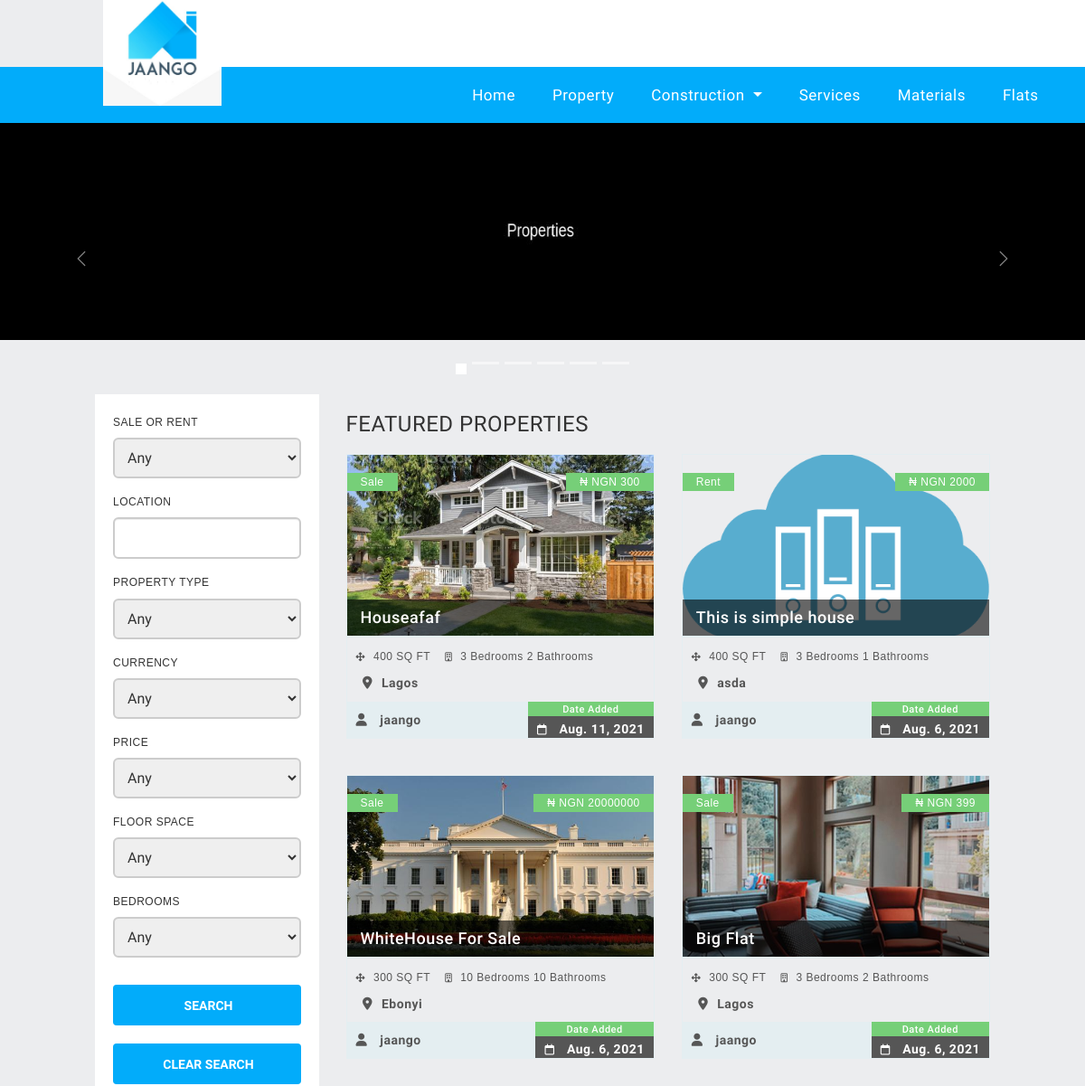
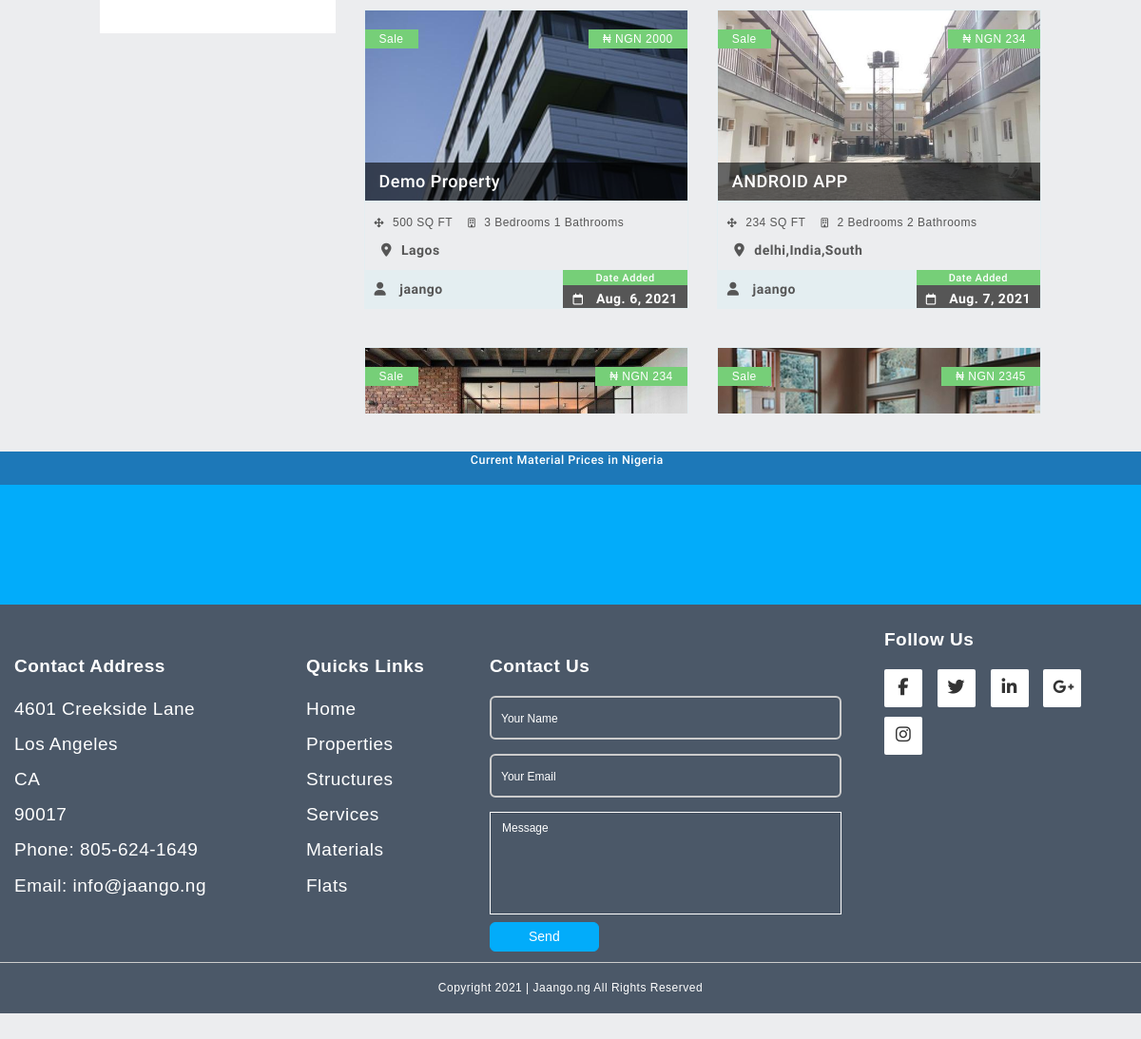
/property, run on the app's committed database (2 pictures, top to bottom).
### app/models.py (models this page shows, shortened)
class Property(models.Model):
    propertyChoices = [
        ("Concrete Structure","Concrete Structure"),
        ("Steel Structure","Steel Structure"),
        ("Home Stay","Home Stay"),
        ("Land","Land"),
        ("Flat","Flat"),
        ("House","House")
    ]
    subCategory = [
        ("Flat/House/Apartment","Flat/House/Apartment"),
        ("Trees Work","Trees Work"),
        ("Gardening","Gardening"),
        ("Public","Public"),
        ("Private","Private"),
        ("In Dispute","In Dispute"),
        ("Farm Land","Farm Land"),
        ("Non-Cultivated","Non-Cultivated"),
        ("Cultivated","Cultivated"),
        ("Partially Furnished","Partially Furnished"),
        ("Fully Furnished","Fully Furnished"),
    ]
    subCategory1 = [
        ("Flat/House/Apartment","Flat/House/Apartment")
    ]
    subCategory2 = [
        ("Trees Work","Trees Work"),
        ("Gardening","Gardening"),
    ]
    subCategory3 = [
        ("Public","Public"),
        ("Private","Private"),
    ]
    subCategory4 = [
       ("In Dispute","In Dispute"),
        ("Farm Land","Farm Land"),
        ("Non-Cultivated","Non-Cultivated"),
        ("Cultivated","Cultivated"),
    ]
    subCategory5 = [
       ("Partially Furnished","Partially Furnished"),
        ("Fully Furnished","Fully Furnished"),
    ]
    currency = [
        ("₦ NGN","₦ NGN"),
        ("$ USD","$ USD"),
        ("£ GBP","£ GBP"),
        ("€ EUR","€ EUR"),
    ]
    type= [
        ("Sale","Sale"),
        ("Rent","Rent")
    ]
    user = models.ForeignKey(User,on_delete=models.CASCADE)
    Type = models.CharField(max_length=20,choices=type)
    Title= models.CharField(default="",max_length=50)
    Description = models.CharField(default="",max_length=250)
    PropertyType = models.CharField(choices=propertyChoices,default="",max_length=50)
    SubCategory = models.CharField(default="",choices=subCategory,max_length=50)
    Location= models.CharField(default="",max_length=150)
    Address = models.CharField(default="",max_length=200)
    Size = models.IntegerField(default=0)
    Currency= models.CharField(default="",choices=currency,max_length=20)
    Price = models.IntegerField()
    PriceConditions = models.CharField(default="",max_length=150,null=True,blank=True)
    Deposit = models.IntegerField(null=True,blank=True)
    AgentCommision = models.IntegerField(null=True,blank=True)
    BuildYear = models.IntegerField(null=True,blank=True)
    Rooms = models.IntegerField(null=True,blank=True)
    Garages = models.IntegerField(null=True,blank=True)
    Bathroom = models.IntegerField(null=True,blank=True)
    CarSpaces = models.IntegerField(null=True,blank=True)
    FullyFurnished = models.BooleanField(blank=True,null=True)
    IndoorFeaturs = models.CharField(max_length=500,null=True,blank=True)
    OutdoorFeatures = models.CharField(max_length=500,null=True,blank=True)
    EcoFeatures = models.CharField(max_length=500,null=True,blank=True)
    OtherFeatures = models.CharField(max_length=500,null=True,blank=True)
    Date = models.DateField(default=timezone.now)
    image1 = models.FileField(upload_to="Images",null=True,blank=True)
    image1Verify = models.BooleanField(blank=True,null=True)

### app/views.py (the view, shortened to what this page needs)
# urls.py: path("property",views.property,name="property"),
def property(request):
    newList = []
    data = {}
    data["currency"] = currency
    data["ptype"] = pType
    data["fori"] = sale
    propertyData = Property.objects.all()
    data["property"] = propertyData
    return render(request, "property.html", data)

### Templates/property.html (shortened to what this page needs)
{% extends "base.html" %}
{% block corousal %}
<div id="carouselExampleIndicators" class="carousel slide coros" data-bs-ride="carousel">
  <div class="carousel-indicators">
    <button type="button" data-bs-target="#carouselExampleIndicators" data-bs-slide-to="0" class="active"
      aria-current="true" aria-label="Slide 1"></button>
    <button type="button" data-bs-target="#carouselExampleIndicators" data-bs-slide-to="1"
      aria-label="Slide 2"></button>
    <button type="button" data-bs-target="#carouselExampleIndicators" data-bs-slide-to="2"
      aria-label="Slide 3"></button>
    <button type="button" data-bs-target="#carouselExampleIndicators" data-bs-slide-to="3"
      aria-label="Slide 4"></button>
    <button type="button" data-bs-target="#carouselExampleIndicators" data-bs-slide-to="4"
      aria-label="Slide 5"></button>
    <button type="button" data-bs-target="#carouselExampleIndicators" data-bs-slide-to="5"
      aria-label="Slide 6"></button>
  </div>
  <div class="carousel-inner">
    <div class="carousel-item active">
      <img src="/static/assets/images/property2.jpg" class="d-block w-100" alt="image">
    </div>
  </div>
  <button class="carousel-control-prev" type="button" data-bs-target="#carouselExampleIndicators" data-bs-slide="prev">
    <span class="carousel-control-prev-icon" aria-hidden="true"></span>
  </button>
  <button class="carousel-control-next" type="button" data-bs-target="#carouselExampleIndicators" data-bs-slide="next">
    <span class="carousel-control-next-icon" aria-hidden="true"></span>
  </button>
</div>
{% endblock %}
{% block body %}
<div class="container-fluid content">
  <div class="row search-filter-row">
    <div class="col-md-4 col-lg-3 search-filters" style="background-color:rgb(243, 229, 229);">
      <form method="POST" action="/property">{% csrf_token %}
        <ul class="list-unstyled">
          <li>
            <h6>SALE OR RENT</h6>
            <select class="selectpicker" title="Any" id="lst-sale-or-rent" name="lst-sale-or-rent">
              {% for i in fori %}
              <option value="" style="display: none;">Any</option>
              {% endfor %}
            </select>
          </li>
          <li>
            <h6>LOCATION</h6>
            <input type="text" class="selectpicker form-control location-input" id="lst-city" name="lstcity"
              data-validation="required" />
          </li>
          <li>
            <h6>PROPERTY TYPE</h6>
            <select class="selectpicker" id="lst-property-type" name="lst-property-type" title="All Types">
              {% for i in ptype %}
              <option value="" style="display: none;">Any</option>
              {% endfor %}
            </select>
          </li>
          <li>
            <h6>CURRENCY</h6>
            <select class="selectpicker lst-currency" title="₦ NGN" id="lst-currency" name="lst-currency">
              {% for i in currency %}
              <option value="" style="display: none;">Any</option>
              {% endfor %}
            </select>
          </li>
          <li>
            <h6>PRICE</h6>
            <select class="selectpicker lst-price" title="Any" id="lst-price" name="lst-price">
              <option value="" style="display: none;">Any</option>
            </select>
          </li>
          <li>
            <h6>FLOOR SPACE</h6>
            <select class="selectpicker" title="Any" id="lst-size" name="lst-size">
              <option value="" style="display: none;">Any</option>
            </select>
          </li>
          <li>
            <h6>BEDROOMS</h6>
            <select class="selectpicker" title="Any" id="lst-bed-rooms" name="lst-bed-rooms">
              <option value="" style="display: none;">Any</option>
            </select>
          </li>
        </ul>
        <button type="submit" class="btn btn-default search-filters-submit"
          id="property-filters-submit">&nbsp;SEARCH</button>
        <a href="/property"><button type="button" class="btn btn-default search-filters-submit"
            id="property-filters-clear">&nbsp;CLEAR
            SEARCH</button></a>
      </form>
    </div>
    <div class="col-md-8 col-lg-9 search-list">
      <div>
        <h3 class="no-padding">FEATURED PROPERTIES</h3>
      </div>
      <div class="row" id="properties-list-container">
        {% for i in property %}
        <div class="col-sm-6 search-list-element">
          <a href="property/{{i.id}}">
            <div class="search-list-img">
              <img src="Files/{{i.image1}}" class="img-responsive">
              <div class="opaque-heading-field">
                <div class="element-heading">
                  <h4>{{ i.Title }}</h4>
                </div>
              </div>
              <div class="element-left-feature">
                <h6 class="no-margin">{{ i.Type }}</h6>
              </div>
              <div class="element-right-feature">
                <h6 class="no-margin">{{ i.Currency }} {{ i.Price }}</h6>
              </div>
            </div>
          </a>
          <div class="info-panel">
            <div class="row no-margin features">
              <ul class="col-xs-12 list-unstyled no-margin no-padding">
                <li><i class="fa fa-arrows" aria-hidden="true"></i>
                  <h6>{{ i.Size }} SQ FT</h6>
                </li>
                <li><i class="fa fa-building-o" aria-hidden="true"></i>
                  <h6>{% if i.PropertyType == "Land" %} Land {% endif %} {{ i.Rooms }} Bedrooms {{ i.Bathroom }}
                    Bathrooms </h6>
                </li>
              </ul>
              <a class="modal-location-link" prop-location="Abuja">
                <div class="location-tile">
                  <i class="fa fa-map-marker fa-2x display-inline" aria-hidden="true"></i>
                  <h5 class="no-margin display-inline">{{ i.Location }}</h5>
                </div>
              </a>
            </div>
            <div class="list-element-bottom-row user vertical-align">
              <div class="user-name-holder">
                <i class="fa fa-user fa-2x display-inline" aria-hidden="true"></i>
                <h5 class="no-margin display-inline">{{ i.user.username }}</h5>
              </div>
              <div class="date-holder">
                <h4>Date Added</h4>
                <span>
                  <i class="fa fa-calendar-o fa-2x display-inline" aria-hidden="true"></i>
                  <h5 class="no-margin display-inline">{{ i.Date }}</h5>
                </span>
              </div>
            </div>
          </div>
        </div>
        {% endfor %}
      </div>
    </div>
  </div>
</div>
{% endblock %}

### static/assets/css/style.css (style rules this page uses)
html, body { font-family: 'Roboto', sans-serif; margin:0; width: 100% !important; height:100%; letter-spacing: .5px; }
body { overflow-y: scroll !important; padding: 0 !important; }
h1, h2, h3, h4, h5, h6, .h1, .h2, .h3, .h4, .h5, .h6 { font-weight: 400; }
.content { padding: 0 10% 40px !important; }
p, h1, h2, h3, h4, h5, h6 { padding-left: 0 !important; }
.carousel-indicators { bottom: 10px; margin-bottom: 0; }
.carousel-indicators .active { margin: 2px 3px; }
.search-filter-row { margin-left: 0; margin-right: 0; }
.search-filters { padding: 5px 20px 20px; background-color: #ecedef; }
.search-filters h6 { margin-top: 20px; }
.search-filters input { height: 34px; width: 100%; padding: 0 0 0 5px; border-radius: 0; border: 1px solid #ADADAD; }
.search-filters-submit { width: 100%; border-radius: 0; margin-top: 20px; color: #ffffff; background-color: #4b5867; border-color: transparent; }
.search-list { padding: 0 0 0 30px; }
.search-list-element { padding-bottom: 30px; padding-top: 10px; }
.search-list-element:nth-child(odd) { clear: both; }
.search-list-img { position: relative; border: 1px solid #e4eef1; cursor: pointer; }
.search-list-img img { width: 100%; height: 200px; object-fit: cover; }
.element-right-feature, .element-left-feature { padding: 4px 15px 3px; background-color: #76cf78; color: #ffffff; z-index: 2 !important; height: 20px; }
.element-left-feature { position: absolute; top: 10%; left: 0; }
.element-right-feature { position: absolute; top: 10%; right: 0; }
.opaque-heading-field { background-color: rgba(0,0,0,.6); color: #ffffff; position: absolute; min-height: 40px; width: 100%; z-index: 1; bottom: 0; }
.element-heading { z-index: 2; color: #ffffff; }
.element-heading h4 { padding-left: 15px !important; }
.info-panel, .main-enquiry { border: 1px solid #e4eef1 !important; }
.features { padding: 10px; }
.features li { font-size: 10px; padding: 5px 0; display: inline; }
.features li:not(:first-child) { padding-left: 13px; }
.features i, .features img { padding: 0 6px 0 0 !important; }
.features h6, .features p, .features img { padding-left: 10px; display: inline; }
.modal-location-link { display: inline-block; width: 100%; }
.location-tile { padding: 10px 0 0; }
.location-tile h5, .location-tile i { font-size: 14px !important; }
.list-element-bottom-row { cursor: pointer; padding: 10px; font-size: 10px; background-color: #e4eef1; }
.list-element-bottom-row > div { padding: 10px; display: inline-block; }
.list-element-bottom-row h5, h4, h3 { padding-left: 20px !important; }
.list-element-bottom-row.user { position: relative; padding: 0; cursor: auto; }
.list-element-bottom-row.user h5 { padding-left: 10px !important; }
.list-element-bottom-row .date-holder { color: #ffffff; background: #565656; position: absolute; top: 0; right: 0; padding: 0; height: 40px; }
.date-holder h4 { font-size: 11px !important; background-color: #76cf78; color: #ffffff; text-align: center; padding: 3px 0 1px !important; margin: 0; }
.date-holder span { display: inline-block; font-size: 12px !important; padding: 5px 10px 0; }
.date-holder i { font-size: 12px !important; }
.list-element-bottom-row * { font-size: 14px !important; }
.materials-row h5, .search-filters-submit, .subpage-intro-tiles a, .element-heading h4, .element-left-feature h6, .element-right-feature h6, .info-table h5, .list-element-bottom-row h4, .list-element-bottom-row h3 { font-weight: 500 !important; }
.contact-top h3, .contact-top h5, .filter-option, .subpage-intro-tiles p, .materials-bottom-row h6, .info-panel { color: #565656; }
.form-control.location-input { border-radius: unset; }
i { position: relative; }
.display-inline { display: inline-block !important; }
.no-padding { padding: 0 !important; }
.no-margin { margin: 0 !important; }
a { color: inherit !important; }
.vertical-align { display: flex !important; align-items: center !important; }
* { -webkit-box-sizing: border-box; -moz-box-sizing: border-box; box-sizing: border-box; }
.carousel-inner { height: 100%; }

### static/assets/css/half-slider.css (style rules this page uses)
html, body { height: 100%; }
.carousel { height: 65%; }
.item, .active, .carousel-inner { height: 100%; }

### static/assets/css/add.css (style rules this page uses)
body { background-color: #ecedef; }
.selectpicker { height: 45px; width: 100%; }
.selectpicker option { font-size: 17px; font-family:'Gill Sans', 'Gill Sans MT', Calibri, 'Trebuchet MS', sans-serif; font-weight: 200; }
.search-filters-submit { background-color: #02acfa; height: 45px; font-weight: bold!important; border-radius: 4px; }
.search-list { max-height: 1200px; overflow-y: scroll; }

### data on the page
Property: image1 (picture), Title "Houseafaf", Type "Sale", Currency "₦ NGN", Price "300", Size "400", Rooms "3", Bathroom "2", Location "Lagos", user.username "jaango", Date "Aug. 11, 2021"
Property: image1 (picture), Title "This is simple house", Type "Rent", Currency "₦ NGN", Price "2000", Size "400", Rooms "3", Bathroom "1", Location "asda", user.username "jaango", Date "Aug. 6, 2021"
Property: image1 (picture), Title "WhiteHouse For Sale", Type "Sale", Currency "₦ NGN", Price "20000000", Size "300", Rooms "10", Bathroom "10", Location "Ebonyi", user.username "jaango", Date "Aug. 6, 2021"
Property: image1 (picture), Title "Big Flat", Type "Sale", Currency "₦ NGN", Price "399", Size "300", Rooms "3", Bathroom "2", Location "Lagos", user.username "jaango", Date "Aug. 6, 2021"
Property: image1 (picture), Title "Demo Property", Type "Sale", Currency "₦ NGN", Price "2000", Size "500", Rooms "3", Bathroom "1", Location "Lagos", user.username "jaango", Date "Aug. 6, 2021"
Property: image1 (picture), Title "ANDROID APP", Type "Sale", Currency "₦ NGN", Price "234", Size "234", Rooms "2", Bathroom "2", Location "delhi,India,South", user.username "jaango", Date "Aug. 7, 2021"
Property: image1 (picture), Type "Sale", Currency "₦ NGN", Price "234"
Property: image1 (picture), Type "Sale", Currency "₦ NGN", Price "2345"
